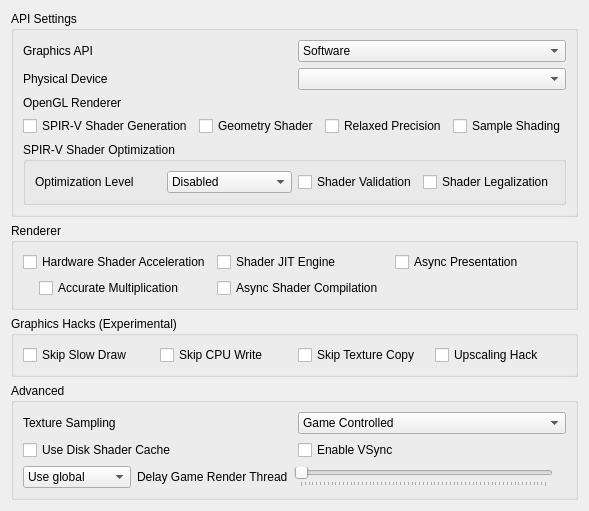
<?xml version="1.0" encoding="UTF-8"?>
<ui version="4.0">
 <class>ConfigureGraphics</class>
 <widget class="QWidget" name="ConfigureGraphics">
  <property name="geometry">
   <rect>
    <x>0</x>
    <y>0</y>
    <width>400</width>
    <height>509</height>
   </rect>
  </property>
  <property name="minimumSize">
   <size>
    <width>0</width>
    <height>0</height>
   </size>
  </property>
  <property name="windowTitle">
   <string>Form</string>
  </property>
  <property name="accessibleName">
   <string>Graphics</string>
  </property>
  <layout class="QVBoxLayout" name="verticalLayout_1">
   <item>
    <widget class="QGroupBox" name="apiBox">
     <property name="title">
      <string>API Settings</string>
     </property>
     <layout class="QVBoxLayout" name="verticalLayout_2">
      <item>
       <widget class="QWidget" name="graphics_api_group" native="true">
        <layout class="QHBoxLayout" name="graphics_api_group_2">
         <property name="leftMargin">
          <number>0</number>
         </property>
         <property name="topMargin">
          <number>0</number>
         </property>
         <property name="rightMargin">
          <number>0</number>
         </property>
         <property name="bottomMargin">
          <number>0</number>
         </property>
         <item>
          <widget class="QLabel" name="graphics_api_label">
           <property name="text">
            <string>Graphics API</string>
           </property>
          </widget>
         </item>
         <item>
          <widget class="QComboBox" name="graphics_api_combo">
           <item>
            <property name="text">
             <string>Software</string>
            </property>
           </item>
           <item>
            <property name="text">
             <string>OpenGL</string>
            </property>
           </item>
           <item>
            <property name="text">
             <string>Vulkan</string>
            </property>
           </item>
          </widget>
         </item>
        </layout>
       </widget>
      </item>
      <item>
       <widget class="QWidget" name="physical_device_group" native="true">
        <layout class="QHBoxLayout" name="physical_device_group_2">
         <property name="leftMargin">
          <number>0</number>
         </property>
         <property name="topMargin">
          <number>0</number>
         </property>
         <property name="rightMargin">
          <number>0</number>
         </property>
         <property name="bottomMargin">
          <number>0</number>
         </property>
         <item>
          <widget class="QLabel" name="physical_device_label">
           <property name="text">
            <string>Physical Device</string>
           </property>
          </widget>
         </item>
         <item>
          <widget class="QComboBox" name="physical_device_combo"/>
         </item>
        </layout>
       </widget>
      </item>
      <item>
       <widget class="QWidget" name="opengl_renderer_group" native="true">
        <layout class="QHBoxLayout" name="opengl_renderer_group_2">
         <property name="leftMargin">
          <number>0</number>
         </property>
         <property name="topMargin">
          <number>0</number>
         </property>
         <property name="rightMargin">
          <number>0</number>
         </property>
         <property name="bottomMargin">
          <number>0</number>
         </property>
         <item>
          <widget class="QLabel" name="opengl_renderer_label">
           <property name="text">
            <string>OpenGL Renderer</string>
           </property>
          </widget>
         </item>
         <item>
          <widget class="QLabel" name="opengl_renderer_name_label"/>
         </item>
        </layout>
       </widget>
      </item>
      <item>
       <layout class="QGridLayout" name="gridLayout_1">
        <item row="0" column="0">
         <widget class="QCheckBox" name="spirv_shader_gen">
          <property name="toolTip">
           <string>&lt;html&gt;&lt;head/&gt;&lt;body&gt;&lt;p&gt;Emits the fragment shader used to emulate PICA using SPIR-V instead of GLSL.&lt;/p&gt;&lt;/body&gt;&lt;/html&gt;</string>
          </property>
          <property name="text">
           <string>SPIR-V Shader Generation</string>
          </property>
         </widget>
        </item>
        <item row="0" column="1">
         <widget class="QCheckBox" name="toggle_geometry_shader">
          <property name="toolTip">
           <string>&lt;html&gt;&lt;head/&gt;&lt;body&gt;&lt;p&gt;Enable Geometry Shaders. Improved accuracy but extremely expensive on tilers.&lt;/p&gt;&lt;/body&gt;&lt;/html&gt;</string>
          </property>
          <property name="text">
           <string>Geometry Shader</string>
          </property>
         </widget>
        </item>
        <item row="0" column="2">
         <widget class="QCheckBox" name="toggle_relaxed_precision">
          <property name="toolTip">
           <string>&lt;html&gt;&lt;head/&gt;&lt;body&gt;&lt;p&gt;Optimizes shader code by allowing certain floating-point operations to use reduced precision. Can improve performance by reducing memory bandwidth and computational requirements. May cause issues on certain GPUs.&lt;/p&gt;&lt;/body&gt;&lt;/html&gt;</string>
          </property>
          <property name="text">
           <string>Relaxed Precision</string>
          </property>
         </widget>
        </item>
        <item row="0" column="3">
         <widget class="QCheckBox" name="sample_shading">
          <property name="toolTip">
           <string>&lt;html&gt;&lt;head/&gt;&lt;body&gt;&lt;p&gt;Enables a Vulkan extension that may improve the rendering quality, at the cost of some performance.&lt;/p&gt;&lt;p&gt;Requires a relatively powerful GPU for better performance.&lt;/p&gt;&lt;/body&gt;&lt;/html&gt;</string>
          </property>
          <property name="text">
           <string>Sample Shading</string>
          </property>
         </widget>
        </item>
       </layout>
      </item>
      <item>
       <widget class="QGroupBox" name="widget_optimize_spirv">
        <property name="minimumSize">
         <size>
          <width>0</width>
          <height>0</height>
         </size>
        </property>
        <property name="title">
         <string>SPIR-V Shader Optimization</string>
        </property>
        <layout class="QHBoxLayout" name="verticalLayout_3">
         <item> 
          <layout class="QHBoxLayout" name="horizontalLayout_1">
           <item>
            <widget class="QLabel" name="label_optimize_spirv">
             <property name="toolTip">
              <string>&lt;html&gt;&lt;head/&gt;&lt;body&gt;&lt;p&gt;Performs various optimizations on SPIR-V modules to improve performance and reduce size. Equivalent to passing -O or -Os to spirv-opt.&lt;/p&gt;&lt;p&gt;NOTE: To prevent visual artifacts, make sure to empty the shader cache in the Borked3DS user folder before changing optimization level. The Borked3DS user folder can be accessed through the File menu.&lt;/p&gt;&lt;/body&gt;&lt;/html&gt;</string>
             </property>
             <property name="text">
               <string>Optimization Level</string>
             </property>
            </widget>
           </item>
           <item>
            <widget class="QComboBox" name="optimize_spirv_combobox">
             <item>
              <property name="text">
                  <string>Disabled</string>
              </property>
             </item>
             <item>
              <property name="text">
                  <string>Performance</string>
              </property>
             </item>
             <item>
              <property name="text">
                  <string>Size</string>
              </property>
             </item>
            </widget>
           </item>
          </layout>
         </item>
         <item>
          <layout class="QHBoxLayout" name="horizontalLayout_2">
           <item>
            <widget class="QCheckBox" name="toggle_spirv_validation">
             <property name="toolTip">
              <string>&lt;html&gt;&lt;head/&gt;&lt;body&gt;&lt;p&gt;Activate SPIR-V output validation. The validator checks validation rules described by the SPIR-V specification.&lt;/p&gt;&lt;p&gt;Ensures that outputs are valid and protects from bad inputs. Useful for debugging.&lt;/p&gt;&lt;/body&gt;&lt;/html&gt;</string>
             </property>
             <property name="text">
              <string>Shader Validation</string>
             </property>
            </widget>
           </item>
           <item>
            <widget class="QCheckBox" name="toggle_spirv_legalization">
             <property name="toolTip">
              <string>&lt;html&gt;&lt;head/&gt;&lt;body&gt;&lt;p&gt;Activate SPIR-V output legalization. Legalizes the SPIR-V code for Vulkan. Primarily used for HLSL shaders.&lt;/p&gt;&lt;/body&gt;&lt;/html&gt;</string>
             </property>
             <property name="text">
              <string>Shader Legalization</string>
             </property>
            </widget>
           </item>
          </layout>
         </item>
        </layout>
       </widget>
      </item>
     </layout>
    </widget>
   </item>
   <item>
    <widget class="QGroupBox" name="rendererBox">
     <property name="title">
      <string>Renderer</string>
     </property>
     <layout class="QVBoxLayout" name="verticalLayout_4">
      <item>
       <widget class="QWidget" name="hw_renderer_group" native="true">
        <layout class="QGridLayout" name="gridLayout_2">
         <property name="leftMargin">
          <number>0</number>
         </property>
         <property name="topMargin">
          <number>0</number>
         </property>
         <property name="rightMargin">
          <number>0</number>
         </property>
         <property name="bottomMargin">
          <number>0</number>
         </property>
         <item row="1" column="0">
          <widget class="QCheckBox" name="toggle_hw_shader">
           <property name="toolTip">
            <string>&lt;html&gt;&lt;head/&gt;&lt;body&gt;&lt;p&gt;Use the selected graphics API to accelerate shader emulation.&lt;/p&gt;&lt;p&gt;Requires a relatively powerful GPU for better performance.&lt;/p&gt;&lt;/body&gt;&lt;/html&gt;</string>
           </property>
           <property name="text">
            <string>Hardware Shader Acceleration</string>
           </property>
          </widget>
         </item>
         <item row="2" column="0">
          <widget class="QWidget" name="hw_shader_group" native="true">
           <layout class="QVBoxLayout" name="verticalLayout_5">
            <property name="leftMargin">
             <number>16</number>
            </property>
            <property name="topMargin">
             <number>0</number>
            </property>
            <property name="rightMargin">
             <number>0</number>
            </property>
            <property name="bottomMargin">
             <number>0</number>
            </property>
            <item>
             <widget class="QCheckBox" name="toggle_accurate_mul">
              <property name="toolTip">
               <string>&lt;html&gt;&lt;head/&gt;&lt;body&gt;&lt;p&gt;Correctly handle all edge cases in multiplication operation in shaders. &lt;/p&gt;&lt;p&gt;Some games requires this to be enabled for the hardware shader to render properly.&lt;/p&gt;&lt;p&gt;However this would reduce performance in most games.&lt;/p&gt;&lt;/body&gt;&lt;/html&gt;</string>
              </property>
              <property name="text">
               <string>Accurate Multiplication</string>
              </property>
             </widget>
            </item>
           </layout>
          </widget>
         </item>
         <item row="1" column="1">
          <widget class="QCheckBox" name="toggle_shader_jit">
           <property name="toolTip">
            <string>&lt;html&gt;&lt;head/&gt;&lt;body&gt;&lt;p&gt;Use the JIT engine instead of the interpreter for software shader emulation. &lt;/p&gt;&lt;p&gt;Enable this for better performance.&lt;/p&gt;&lt;/body&gt;&lt;/html&gt;</string>
           </property>
           <property name="text">
            <string>Shader JIT Engine</string>
           </property>
          </widget>
         </item>
         <item row="2" column="1">
          <widget class="QCheckBox" name="toggle_async_shaders">
           <property name="toolTip">
            <string>&lt;html&gt;&lt;head/&gt;&lt;body&gt;&lt;p&gt;Compiles shaders in the background to reduce stuttering during gameplay. When enabled, expect temporary graphical glitches.&lt;/p&gt;&lt;/body&gt;&lt;/html&gt;</string>
           </property>
           <property name="text">
            <string>Async Shader Compilation</string>
           </property>
          </widget>
         </item>
         <item row="1" column="3">
          <widget class="QCheckBox" name="toggle_async_present">
           <property name="toolTip">
            <string>&lt;html&gt;&lt;head/&gt;&lt;body&gt;&lt;p&gt;Perform presentation on separate threads. Improves performance when using Vulkan in most games.&lt;/p&gt;&lt;/body&gt;&lt;/html&gt;</string>
           </property>
           <property name="text">
            <string>Async Presentation</string>
           </property>
          </widget>
         </item>
        </layout>
       </widget>
      </item>
     </layout>
    </widget>
   </item>
   <item>
    <widget class="QGroupBox" name="tweaksBox">
     <property name="title">
      <string>Graphics Hacks (Experimental)</string>
     </property>
     <layout class="QVBoxLayout" name="verticalLayout_6">
      <item>
       <widget class="QWidget" name="tweaksGrid" native="true">
        <layout class="QGridLayout" name="gridLayout_3">
         <property name="leftMargin">
          <number>0</number>
         </property>
         <property name="topMargin">
          <number>0</number>
         </property>
         <property name="rightMargin">
          <number>0</number>
         </property>
         <property name="bottomMargin">
          <number>0</number>
         </property>
         <item row="0" column="0">
          <widget class="QCheckBox" name="toggle_skip_slow_draw">
           <property name="toolTip">
            <string>&lt;html&gt;&lt;head/&gt;&lt;body&gt;&lt;p&gt;Skips the slow drawing event from the PICA core. May improve performance, but can cause visual artifacts.&lt;/p&gt;&lt;/body&gt;&lt;/html&gt;</string>
           </property>
           <property name="text">
            <string>Skip Slow Draw</string>
           </property>
          </widget>
         </item>
         <item row="0" column="1">
          <widget class="QCheckBox" name="toggle_skip_cpu_write">
           <property name="toolTip">
            <string>&lt;html&gt;&lt;head/&gt;&lt;body&gt;&lt;p&gt;Skips the CPU write event from rasterizer cache invalidation. May improve performance but may cause visual artifacts.&lt;/p&gt;&lt;/body&gt;&lt;/html&gt;</string>
           </property>
           <property name="text">
            <string>Skip CPU Write</string>
           </property>
          </widget>
         </item>
         <item row="0" column="2">
          <widget class="QCheckBox" name="toggle_skip_texture_copy">
           <property name="toolTip">
            <string>&lt;html&gt;&lt;head/&gt;&lt;body&gt;&lt;p&gt;Skips the texture copy event from the rasterizer cache. May improve performance, but can cause visual artifacts.&lt;/p&gt;&lt;/body&gt;&lt;/html&gt;</string>
           </property>
           <property name="text">
            <string>Skip Texture Copy</string>
           </property>
          </widget>
         </item>
         <item row="0" column="3">
          <widget class="QCheckBox" name="toggle_upscaling_hack">
           <property name="toolTip">
            <string>&lt;html&gt;&lt;head/&gt;&lt;body&gt;&lt;p&gt;Overrides upscaling for dst_params. May fix texture ghosting for some games, but may crash other games as well.&lt;/p&gt;&lt;/body&gt;&lt;/html&gt;</string>
           </property>
           <property name="text">
            <string>Upscaling Hack</string>
           </property>
          </widget>
         </item>
        </layout>
       </widget>
      </item>
     </layout>
    </widget>
   </item>
   <item>
    <widget class="QGroupBox" name="groupBox">
     <property name="title">
      <string>Advanced</string>
     </property>
     <layout class="QVBoxLayout" name="verticalLayout_7">
      <item>
       <widget class="QWidget" name="widget_texture_sampling" native="true">
        <layout class="QHBoxLayout" name="horizontalLayout_3">
         <property name="leftMargin">
          <number>0</number>
         </property>
         <property name="topMargin">
          <number>0</number>
         </property>
         <property name="rightMargin">
          <number>0</number>
         </property>
         <property name="bottomMargin">
          <number>0</number>
         </property>
         <item>
          <widget class="QLabel" name="texture_sampling_label">
           <property name="toolTip">
            <string>&lt;html&gt;&lt;head/&gt;&lt;body&gt;&lt;p&gt;Overrides the sampling filter used by games. This can be useful in certain cases with poorly behaved games when upscaling. If unsure set this to Game Controlled.&lt;/p&gt;&lt;/body&gt;&lt;/html&gt;</string>
           </property>
           <property name="text">
            <string>Texture Sampling</string>
           </property>
          </widget>
         </item>
         <item>
          <widget class="QComboBox" name="texture_sampling_combobox">
           <item>
            <property name="text">
             <string>Game Controlled</string>
            </property>
           </item>
           <item>
            <property name="text">
             <string>Nearest Neighbor</string>
            </property>
           </item>
           <item>
            <property name="text">
             <string>Linear</string>
            </property>
           </item>
          </widget>
         </item>
        </layout>
       </widget>
      </item>
      <item>
       <layout class="QGridLayout" name="gridLayout_4">
        <item row="1" column="0">
         <widget class="QCheckBox" name="toggle_disk_shader_cache">
          <property name="toolTip">
           <string>&lt;html&gt;&lt;head/&gt;&lt;body&gt;&lt;p&gt;Reduce stuttering by storing and loading generated shaders to disk. It cannot be used without Hardware Shader Acceleration.&lt;/p&gt;&lt;/body&gt;&lt;/html&gt;</string>
          </property>
          <property name="text">
           <string>Use Disk Shader Cache</string>
          </property>
         </widget>
        </item>
        <item row="1" column="1">
         <widget class="QCheckBox" name="toggle_vsync_new">
          <property name="toolTip">
           <string>&lt;html&gt;&lt;head/&gt;&lt;body&gt;&lt;p&gt;VSync prevents the screen from tearing, but some graphics cards have lower performance with VSync enabled. Keep it enabled if you don't notice a performance difference.&lt;/p&gt;&lt;/body&gt;&lt;/html&gt;</string>
          </property>
          <property name="text">
           <string>Enable VSync</string>
          </property>
         </widget>
        </item>
       </layout>
      </item>
      <item>
        <widget class="QWidget" name="delay_render_layout" native="true">
          <layout class="QHBoxLayout" name="delay_render_layout_inner">
            <property name="leftMargin">
              <number>0</number>
            </property>
            <property name="topMargin">
              <number>0</number>
            </property>
            <property name="rightMargin">
              <number>0</number>
            </property>
            <property name="bottomMargin">
              <number>0</number>
            </property>
            <item>
              <widget class="QComboBox" name="delay_render_combo">
                <item>
                  <property name="text">
                    <string>Use global</string>
                  </property>
                </item>
                <item>
                  <property name="text">
                    <string>Use per-game</string>
                  </property>
                </item>
              </widget>
            </item>
            <item>
              <widget class="QLabel" name="label_delay_render">
                <property name="text">
                  <string>Delay Game Render Thread</string>
                </property>
                <property name="toolTip">
                  <string>&lt;html&gt;&lt;head/&gt;&lt;body&gt;&lt;p&gt;Delays the emulated game render thread the specified amount of milliseconds every time it submits render commands to the GPU.&lt;/p&gt;&lt;p&gt;Adjust this feature in the (very few) dynamic-fps games to fix performance issues.&lt;/p&gt;&lt;/body&gt;&lt;/html&gt;</string>
                </property>
              </widget>
            </item>
            <item>
              <widget class="QSlider" name="delay_render_slider">
                <property name="minimum">
                  <number>0</number>
                </property>
                <property name="maximum">
                  <number>16000</number>
                </property>
                <property name="singleStep">
                  <number>100</number>
                </property>
                <property name="pageStep">
                  <number>250</number>
                </property>
                <property name="value">
                  <number>0</number>
                </property>
                <property name="orientation">
                  <enum>Qt::Horizontal</enum>
                </property>
                <property name="tickPosition">
                  <enum>QSlider::TicksBelow</enum>
                </property>
              </widget>
            </item>
            <item>
              <widget class="QLabel" name="delay_render_display_label">
                <property name="text">
                  <string/>
                </property>
                <property name="alignment">
                  <set>Qt::AlignRight|Qt::AlignTrailing|Qt::AlignVCenter</set>
                </property>
              </widget>
            </item>
          </layout>
        </widget>
      </item>
     </layout>
    </widget>
   </item>
   <item>
    <spacer name="verticalSpacer">
     <property name="orientation">
      <enum>Qt::Vertical</enum>
     </property>
     <property name="sizeHint" stdset="0">
      <size>
       <width>20</width>
       <height>270</height>
      </size>
     </property>
    </spacer>
   </item>
  </layout>
 </widget>
 <tabstops>
  <tabstop>toggle_accurate_mul</tabstop>
  <tabstop>toggle_shader_jit</tabstop>
  <tabstop>toggle_disk_shader_cache</tabstop>
  <tabstop>toggle_vsync_new</tabstop>
 </tabstops>
 <resources/>
 <connections/>
</ui>
